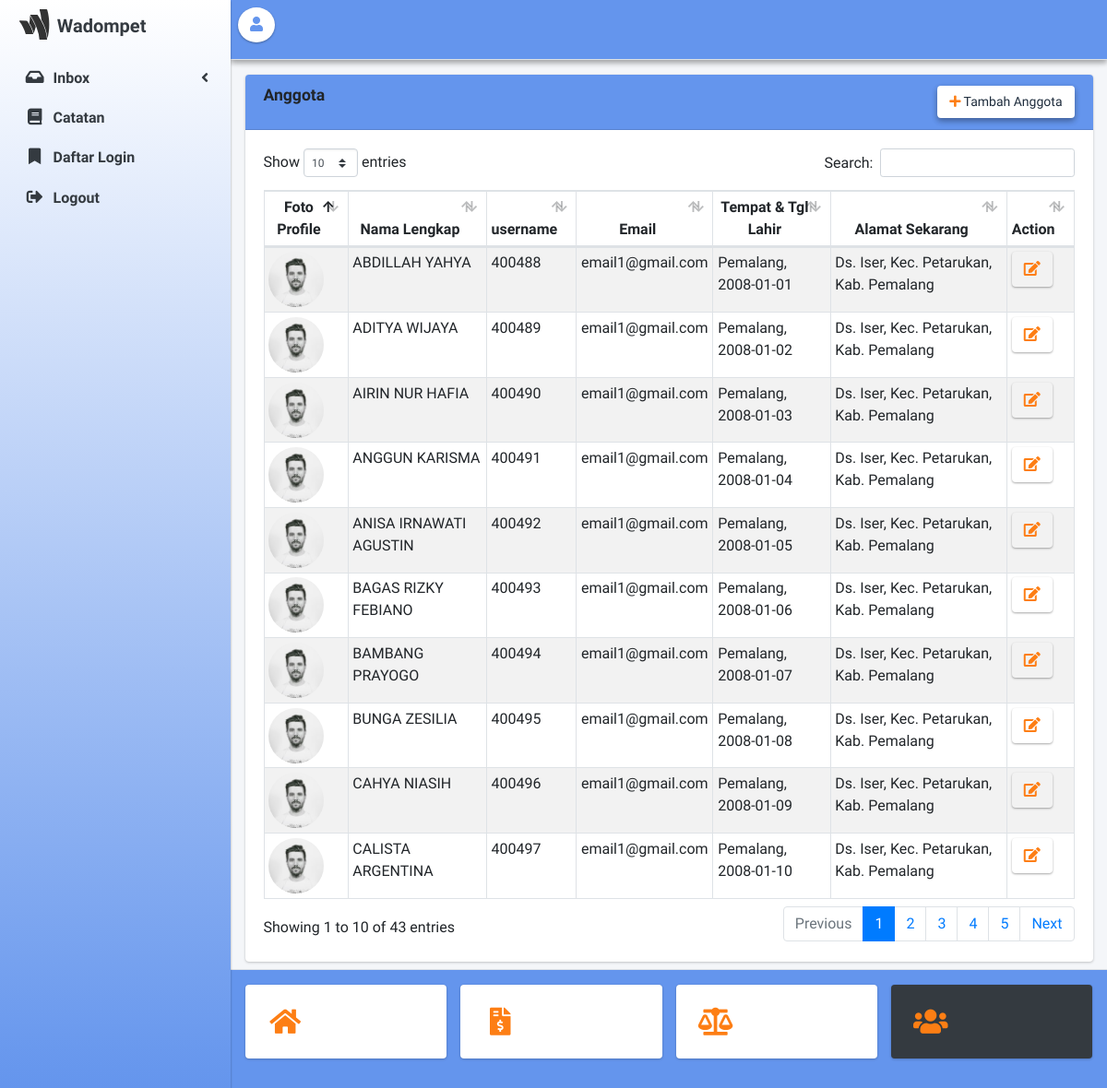
The page /admin.php?page=set_members (signed in) on the database as committed earlier.
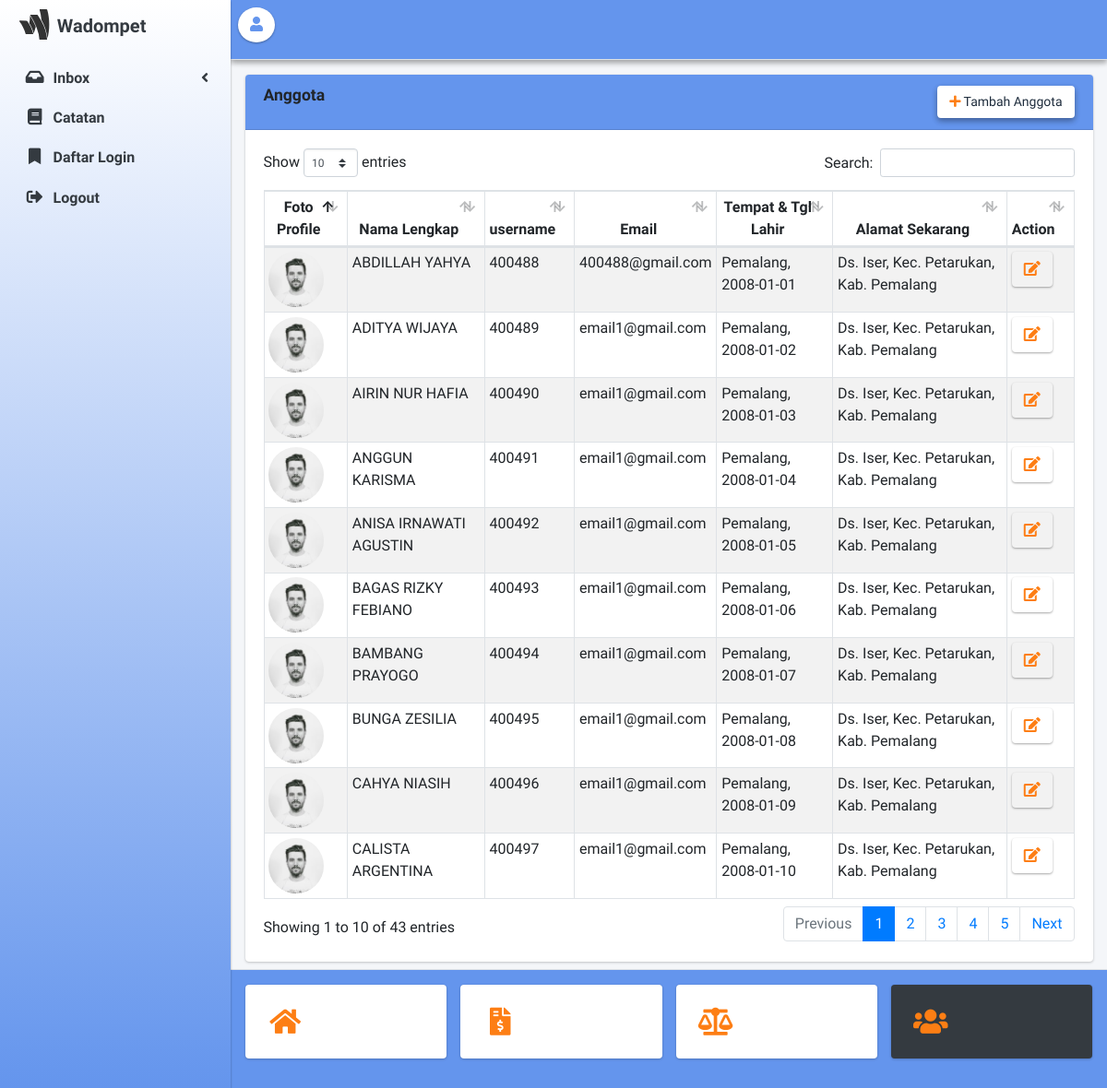
The same page on the database as committed later.
### tables this page shows
CREATE TABLE `tb_user` (
  `id_user` int(10) NOT NULL,
  `nama_lengkap` varchar(35) NOT NULL,
  `position` varchar(35) NOT NULL,
  `user` char(15) NOT NULL,
  `pass` varchar(225) NOT NULL,
  `email` varchar(100) NOT NULL,
  `no_whatsapp` varchar(13) NOT NULL,
  `temp_lahir` varchar(50) NOT NULL,
  `tgl_lahir` date NOT NULL,
  `alamat_sekarang` varchar(225) NOT NULL,
  `img_profile` varchar(100) NOT NULL,
  `id_level` int(10) NOT NULL
);

### admin/set_members.php (the view)
<div class="row">
	<div class="col-sm-12">
	<div class="card">
		<div class="card-header bg-nav">
			<h1 class="card-title text-bold float-left">Anggota</h1>
			<a href="" class="btn bg-white elevation-2 float-right text-sm"><i class="fas fa-plus text-orange"></i> Tambah Anggota</a>
		</div>
		<div class="card-body">
			<table id="example1" class="table table-sm table-bordered table-striped">
				<thead>
					<tr class="text-center">
						<th>Foto Profile</th>
						<th>Nama Lengkap</th>
						<th>username</th>
						<th>Email</th>
						<th>Tempat & Tgl Lahir</th>
						<th>Alamat Sekarang</th>
						<th>Action</th>
					</tr>
				</thead>
				<tbody>
					<?php
					$query = mysqli_query($koneksi, "select * from tb_user");
					while ($data = mysqli_fetch_array($query)) {
					?>
					<tr>
						<td>
							<img src="dist/img/user1-128x128.jpg" class="img-circle" alt="User Image" width="60" height="60">
						</td>
						<td><?= $data['nama_lengkap']; ?></td>
						<td><?= $data['user']; ?></td>
						<td><?= $data['email']; ?></td>
						<td><?= $data['temp_lahir'] . ", " . $data['tgl_lahir']; ?></td>
						<td><?= $data['alamat_sekarang']; ?></td>
						<td><a href="" class="btn btn-white elevation-1" title="Edit Data"><i class="fas fa-edit text-orange"></i></a></td>
					</tr>
					<?php }
					?>
				</tbody>
			</table>
		</div>
	</div>
	</div>
</div>

### admin.php (shortened to what this page needs)
<?php
include "koneksi.php";
$show_agent = mysqli_query($koneksi, "select * from user_agent x inner join tb_user y on y.id_user = x.id_user where name_user_agent = '".$_SESSION['agent']."' group by x.id_user asc");
$show = mysqli_fetch_array($show_agent);
?>
<!DOCTYPE html>
<html lang="en">
<head>
  <link rel="stylesheet" type="text/css" href="dist/css/style.css">
  <link rel="stylesheet" href="plugins/fontawesome-free/css/all.min.css">
  <link rel="stylesheet" href="plugins/overlayScrollbars/css/OverlayScrollbars.min.css">
  <link rel="stylesheet" href="dist/css/adminlte.min.css">
  <link rel="stylesheet" href="plugins/datatables-bs4/css/dataTables.bootstrap4.min.css">
  <link rel="stylesheet" href="plugins/datatables-responsive/css/responsive.bootstrap4.min.css">
  <link rel="stylesheet" href="plugins/select2/css/select2.min.css">
  <link rel="stylesheet" href="plugins/select2-bootstrap4-theme/select2-bootstrap4.min.css">
<link rel="stylesheet" type="text/css" href="https://cdn.jsdelivr.net/npm/evo-calendar@1.1.2/evo-calendar/css/evo-calendar.min.css"/>
</head>
<body class="hold-transition sidebar-mini layout-fixed layout-navbar-fixed layout-footer-fixed" onload="myFunction()" style="margin: 0;">
<div class="wrapper">
  <nav class="main-header navbar navbar-expand navbar-light bg-nav elevation-2">
    <ul class="navbar-nav">
      <li class="nav-item">
        <a class="btn bg-white elevation-1 img-circle" data-widget="pushmenu">
          <i class="fas fa-user text-abu"></i>
        </a>
      </li>
      <li class="nav-item d-lg-inline-block">
        <h4><a href="?page=profile" class="nav-link text-bold text-orange"><?= $show['user']; ?></a></h4>
      </li>
    </ul>
  </nav>
  <aside class="main-sidebar text-dark bg-danger text-bold elevation-1  bg-radian">
    <a href="?page=home" class="brand-link">
      <img src="dist/img/wallet.svg" alt="AdminLTE Logo" class="brand-image"
           style="opacity: .8;" width="120" height="40">
      <span class="brand-text bold text-dark">Wadompet</span>
    </a>
    <div class="sidebar">
      <nav class="mt-2">
        <ul class="nav nav-pills nav-sidebar flex-column" data-widget="treeview" role="menu" data-accordion="false">
          <li class="nav-item has-treeview">
            <a href="#" class="nav-link text-dark">
              <i class="nav-icon fas fa-inbox"></i>
              <p>
                Inbox
                <i class="right fas fa-angle-left"></i>
              </p>
            </a>
          </li>
          <li class="nav-item">
            <a href="?page=catatan" class="nav-link text-dark">
              <i class="nav-icon fas fa-book"></i>
              <p>Catatan</p>
            </a>
          </li>
          <li class="nav-item">
            <a href="?page=daftarlogin" class="nav-link text-dark">
              <i class="nav-icon fas fa-bookmark"></i>
              <p>Daftar Login</p>
            </a>
          </li>
          <li class="nav-item">
            <a href="logout.php" class="nav-link text-dark">
              <i class="nav-icon fas fa-sign-out-alt"></i>
              <p>Logout</p>
            </a>
          </li>
        </ul>
      </nav>
    </div>
  </aside>
  <div class="content-wrapper">
    <section class="content pt-4 pb-3 mb-5">
      <div class="container-fluid">
            <?php
            if (isset($_GET['page'])) {
              $page = $_GET['page'];
              switch ($page) {
                case 'set_members':
                  include 'admin/set_members.php';
                  break;
              }
            }else{
              include 'admin/home.php';
            }
            if (isset($_GET['page']) == 'home') {
              if ($_GET['page'] != 'home') {
                $bga = 'bg-white';
              }else{
                $bga = 'bg-dark';
              }
            }
            if (isset($_GET['page']) == 'request_tiket') {
              if ($_GET['page'] != 'request_tiket') {
                $bgb = 'bg-white';
              }else{
                $bgb = 'bg-dark';
              }
            }
            if (isset($_GET['page']) == 'kas') {
              if ($_GET['page'] != 'kas') {
                $bgc = 'bg-white';
              }else{
                $bgc = 'bg-dark';
              }
            }
            if (isset($_GET['page']) == 'set_members') {
              if ($_GET['page'] != 'set_members') {
                $bgd = 'bg-white';
              }else{
                $bgd = 'bg-dark';
              }
            }
            ?>
      </div>
    </section>
  </div>
  <footer class="main-footer bg-foot">
    <div class="row">
      <div class="col-3"><a href="?page=home" title="Home">
        <div class="info-box <?= $bga; ?>">
          <span class="info-box-icon text-orange"><i class="fas fa-home"></i></span>
        </div>
      </a>
      </div>
      <div class="col-3"><a href="?page=request_tiket" title="Request tiket topUp">
        <div class="info-box <?= $bgb; ?>">
          <span class="info-box-icon text-orange"><i class="fas fa-file-invoice-dollar"></i></span>
        </div>
      </a>
      </div>
      <div class="col-3"><a href="?page=kas" title="Kas">
        <div class="info-box <?= $bgc; ?>">
          <span class="info-box-icon text-orange"><i class="fas fa-balance-scale"></i></span>
        </div>
      </a>
      </div>
      <div class="col-3"><a href="?page=set_members" title="Anggota">
        <div class="info-box <?= $bgd; ?>">
          <span class="info-box-icon text-orange"><i class="fas fa-users"></i></span>
        </div>
      </a>
      </div>
    </div>
  </footer>
</div>
</body>
</html>

### admin.php (style rules this page uses)
.bg-nav { background-image: linear-gradient(#6495ED, #6495ED); }
.bg-radian { background-image: linear-gradient(white, #6495ED); }
.bg-foot { background-image: linear-gradient(#6495ED, #6495ED) }
.text-abu { color: #6495ED; }

Rows that differ between the two databases and show on the page:
changed tb_user "ABDILLAH YAHYA": email "email1@gmail.com" → "400488@gmail.com"
